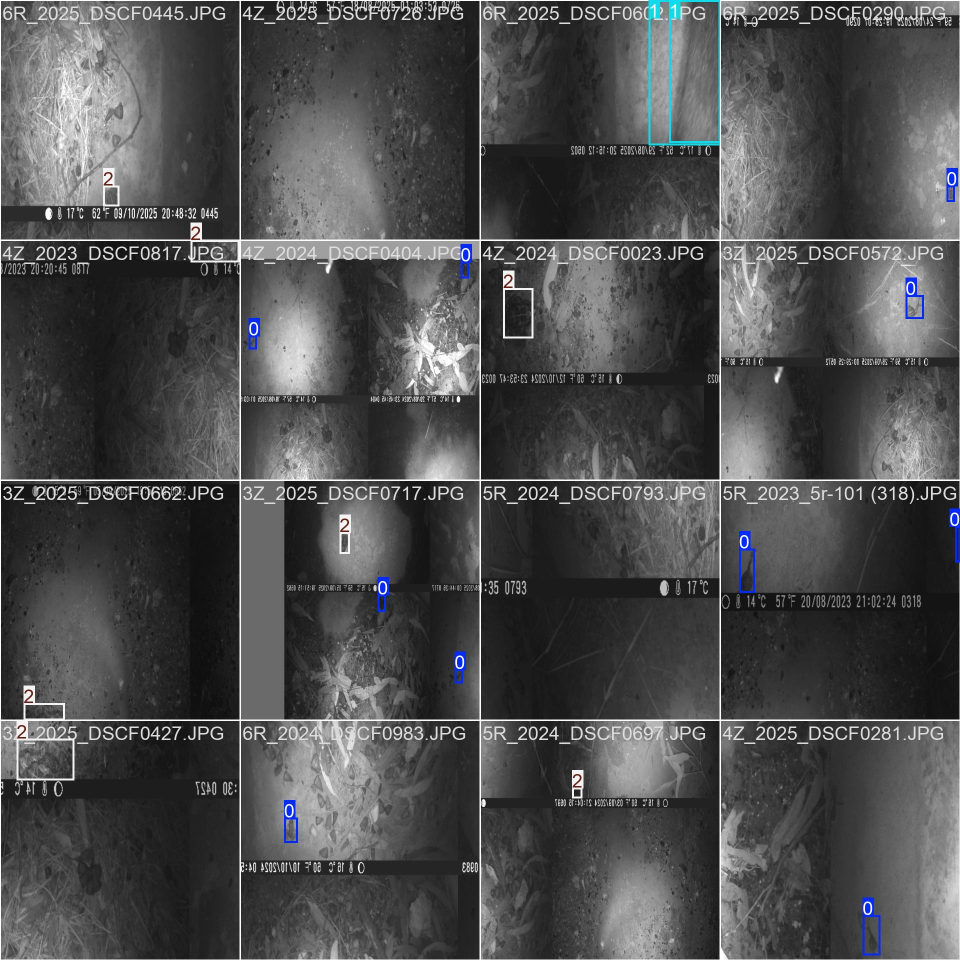
#> input picture detection/active learning/rtdetr/runs/cycle_0_pretrained_phase2/train_batch2.jpg, 1920 x 1920 px (shown at 1/2 size); its folder holds only this picture in this run
$ python -i data_utils.py   (imports and definitions only)
#> lines starting #> are read from the running program, lines starting #| are printed output that depends on the picture
#> further down, picture is the input picture: shape (1920, 1920, 3); mean B, G, R 78.1, 77.5, 77.1
import os
import cv2
import pandas as pd
from tqdm import tqdm
import concurrent.futures
from functools import lru_cache
from eval_utils.config import DATASETS, MAPPING_PATH
from eval_utils.spatial_filter import apply_spatial_filter
import json
from eval_utils.config import USE_FILTERED_PREDICTIONS, FILTERED_FILE_SUFFIX


def apply_clahe(im):
    """Apply CLAHE preprocessing to an BGR image."""
    lab = cv2.cvtColor(im, cv2.COLOR_BGR2LAB)
#> lab: shape (1920, 1920, 3); mean of channels 0, 1, 2 81.6, 128.1, 127.7
    l_channel, a, b = cv2.split(lab)
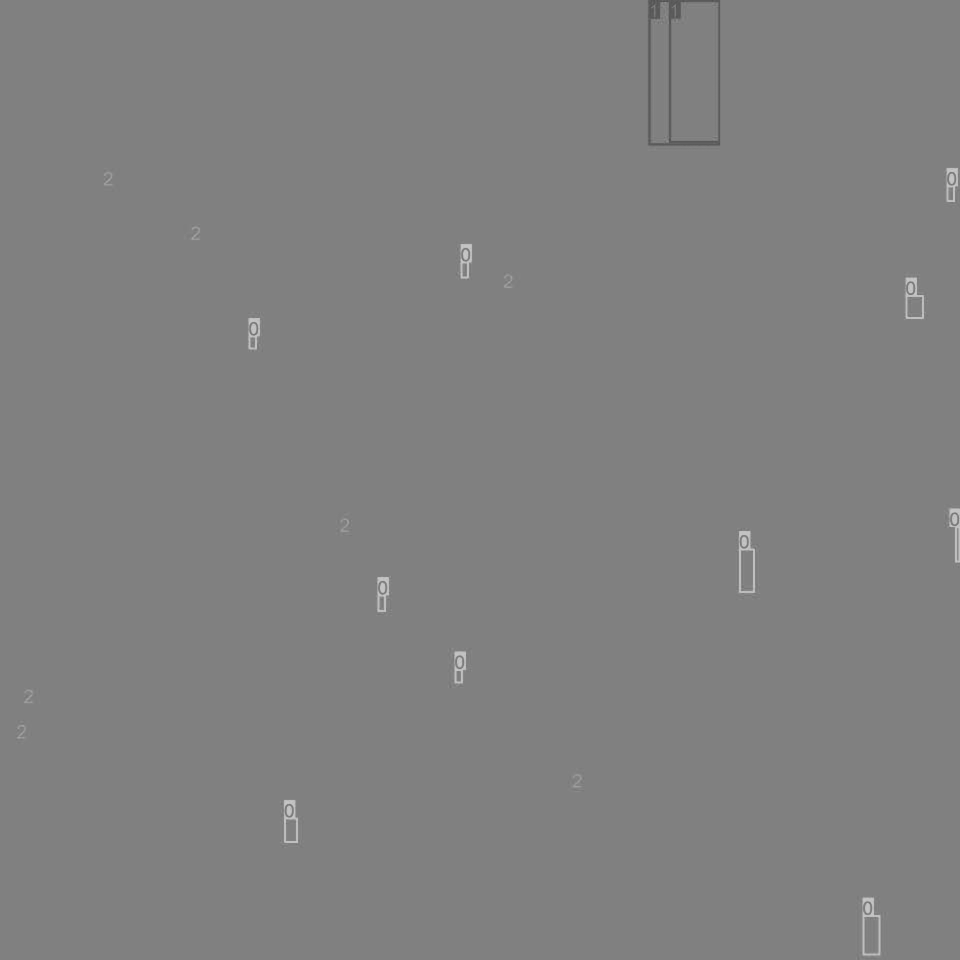
#> a: shape (1920, 1920) (shown at 1/2 size); min 78, max 204, mean 128.1
    clahe = cv2.createCLAHE(clipLimit=2.0, tileGridSize=(8, 8))
    cl = clahe.apply(l_channel)
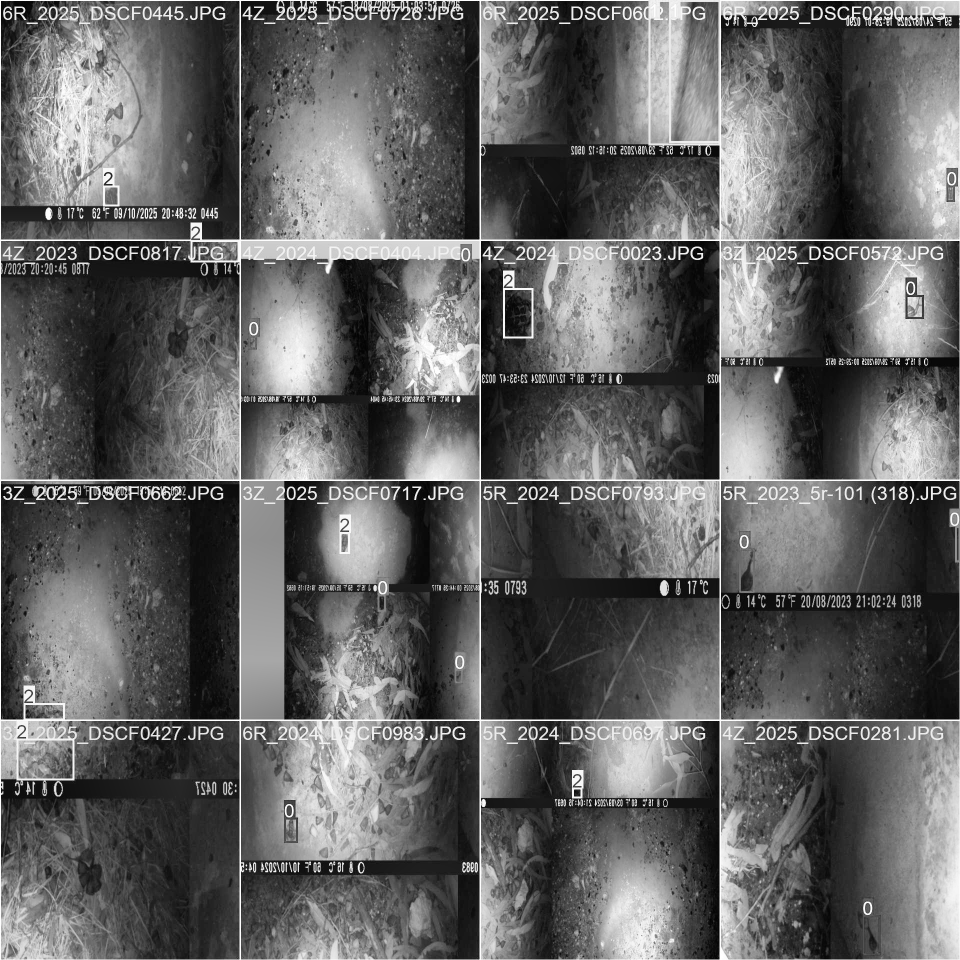
#> cl: shape (1920, 1920) (shown at 1/2 size); min 0, max 255, mean 97.8
    limg = cv2.merge((cl, a, b))
#> limg: shape (1920, 1920, 3); mean of channels 0, 1, 2 97.8, 128.1, 127.7
    im_clahe = cv2.cvtColor(limg, cv2.COLOR_LAB2BGR)
    return im_clahe


# [19 lines left out: functions get_image_mapping, get_image_mapping_dict, not called in this run]


# Cache for label directory listings to avoid expensive os.path.exists disk I/O calls
_label_files_cache = {}


# [159 lines left out: functions get_clean_ground_truth, get_camera_images, get_ground_truth_positives, get_dataset_images, refresh_results, load_predictions_from_json, not called in this run]

>>> import cv2
>>> picture = cv2.imread('../../active learning/rtdetr/runs/cycle_0_pretrained_phase2/train_batch2.jpg')
>>> result = apply_clahe(picture)

$ run again, on detection/active learning/rtdetr/runs/cycle_0_pretrained_phase2/val_batch0_pred.jpg
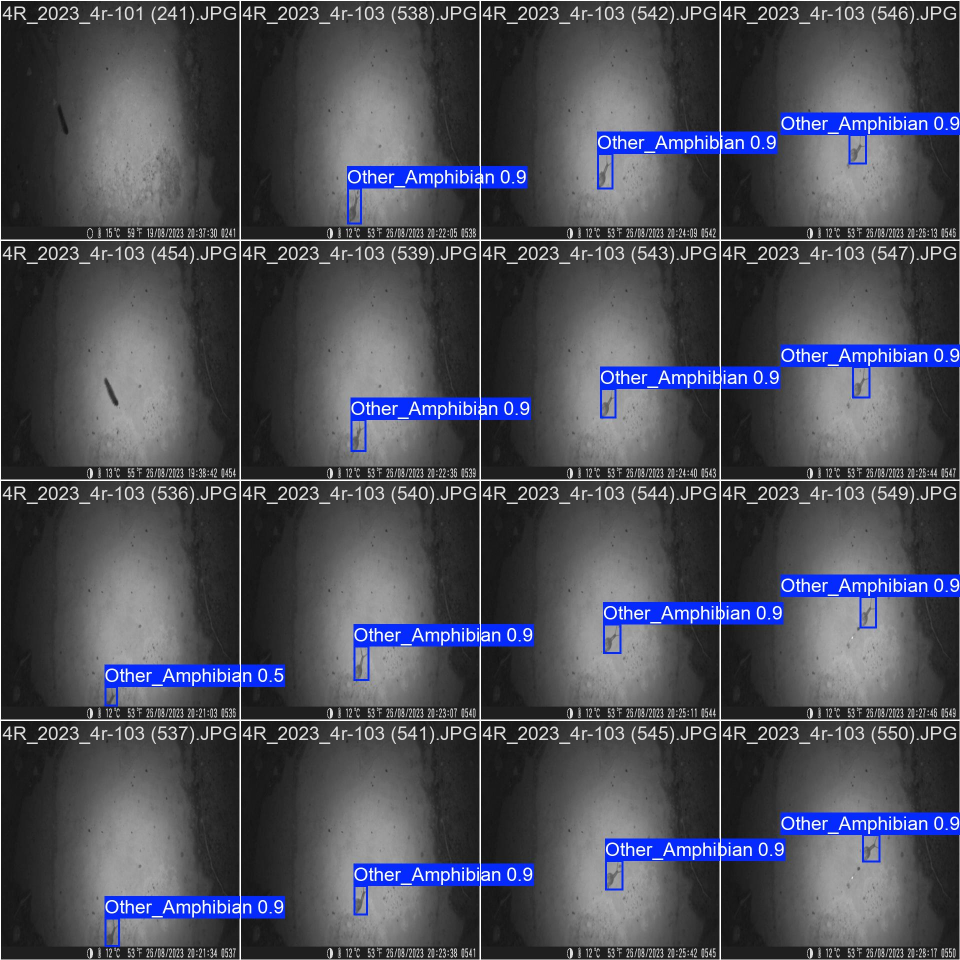
#> input picture detection/active learning/rtdetr/runs/cycle_0_pretrained_phase2/val_batch0_pred.jpg, 1920 x 1920 px (shown at 1/2 size)
#> picture is the input picture: shape (1920, 1920, 3); mean B, G, R 87.2, 76.4, 74.5
#> lab: shape (1920, 1920, 3); mean of channels 0, 1, 2 82.3, 131.3, 122.7
#> in apply_clahe, `l_channel, a, b = cv2.split(lab)`:
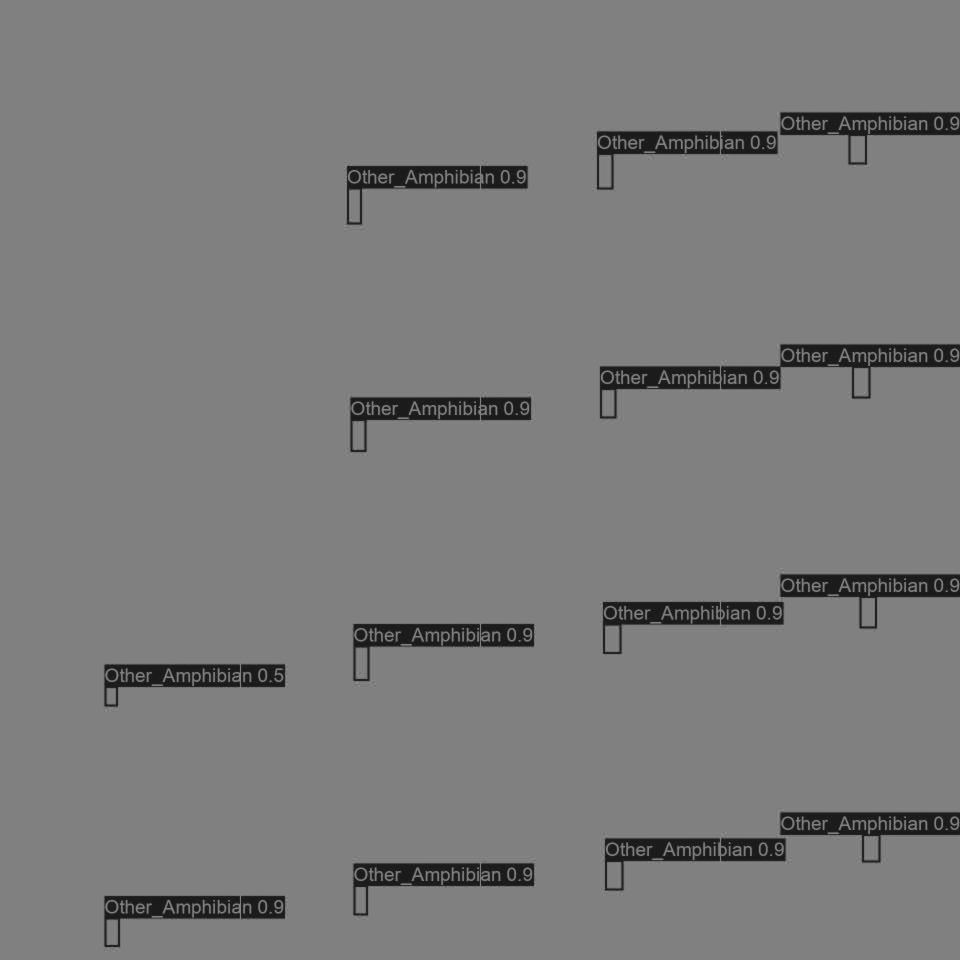
#> b: shape (1920, 1920) (shown at 1/2 size); min 22, max 152, mean 122.7
#> limg: shape (1920, 1920, 3); mean of channels 0, 1, 2 102.2, 131.3, 122.7
#> in apply_clahe, `im_clahe = cv2.cvtColor(limg, cv2.COLOR_LAB2BGR)`:
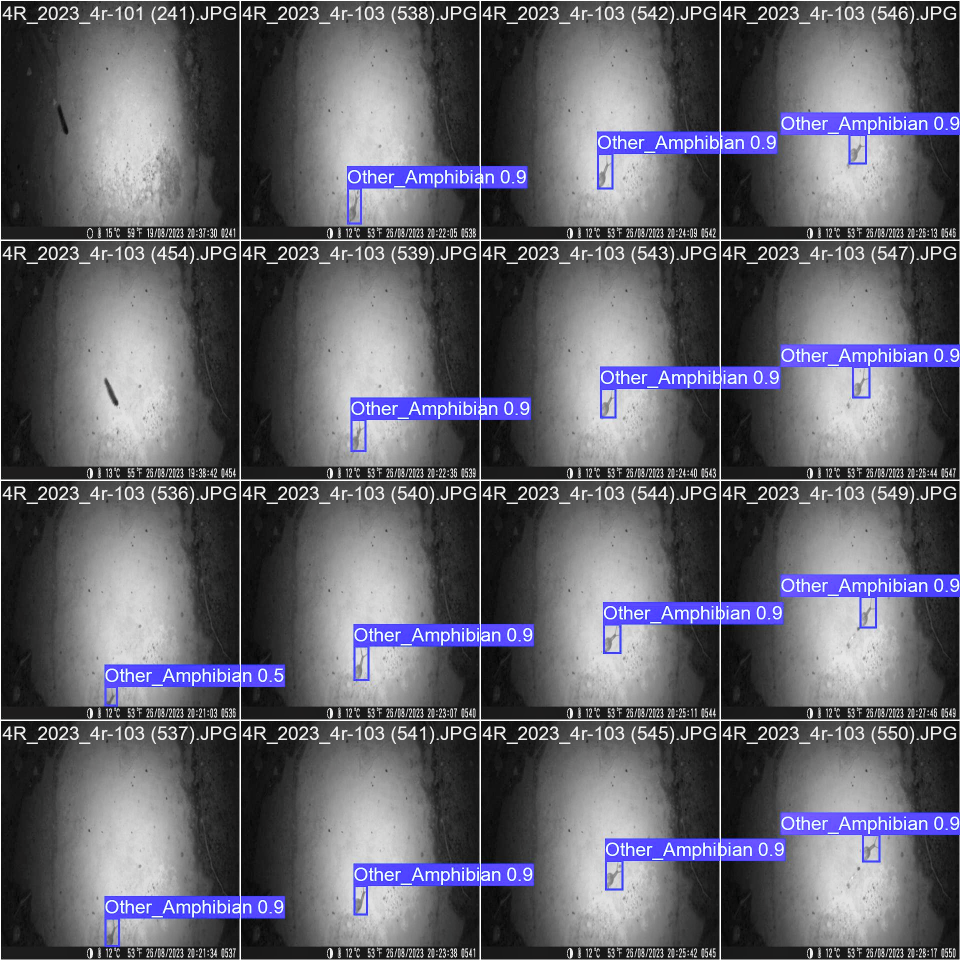
#> im_clahe: shape (1920, 1920, 3) (shown at 1/2 size); mean B, G, R 106.1, 96.6, 96.8
